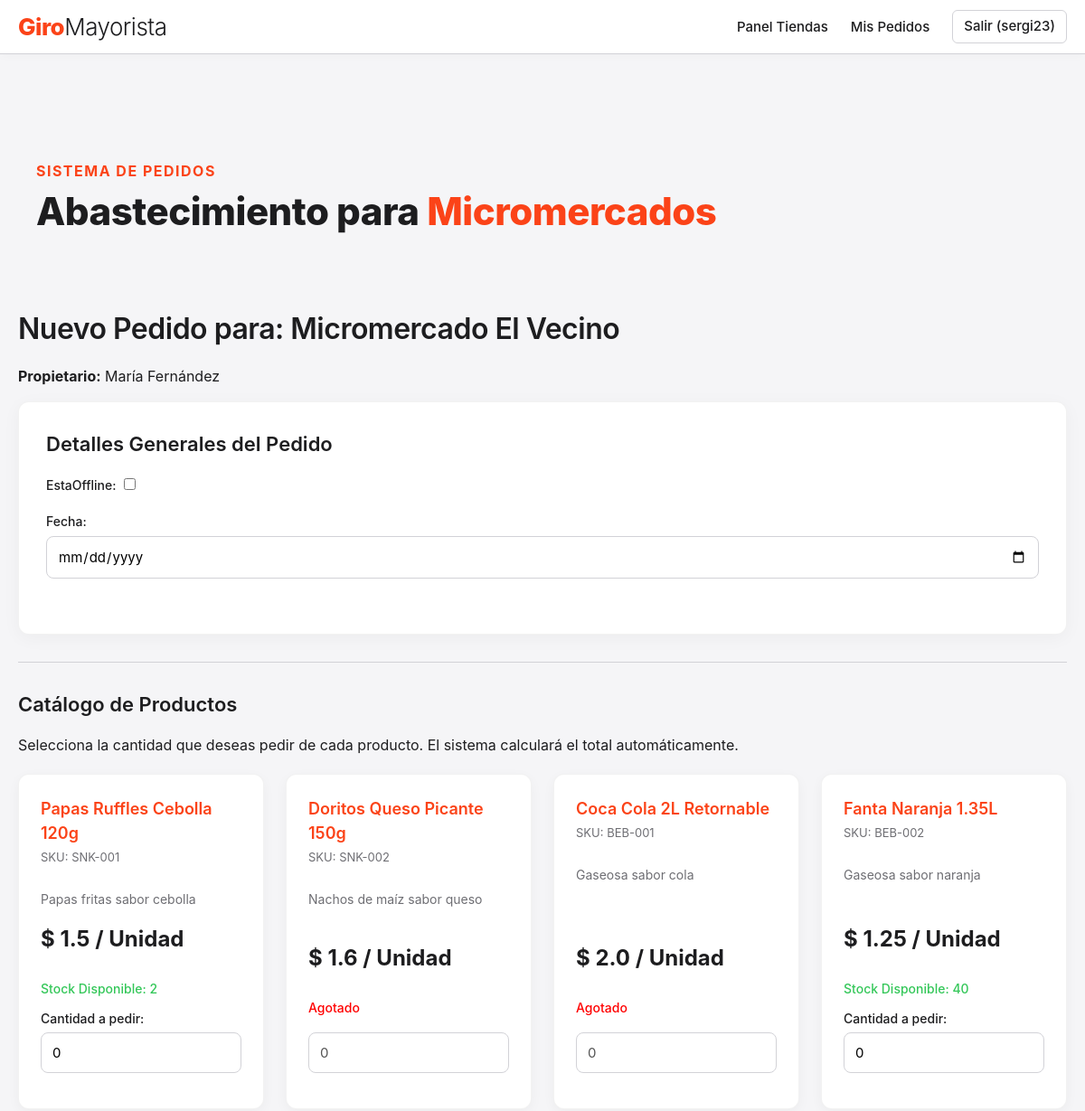
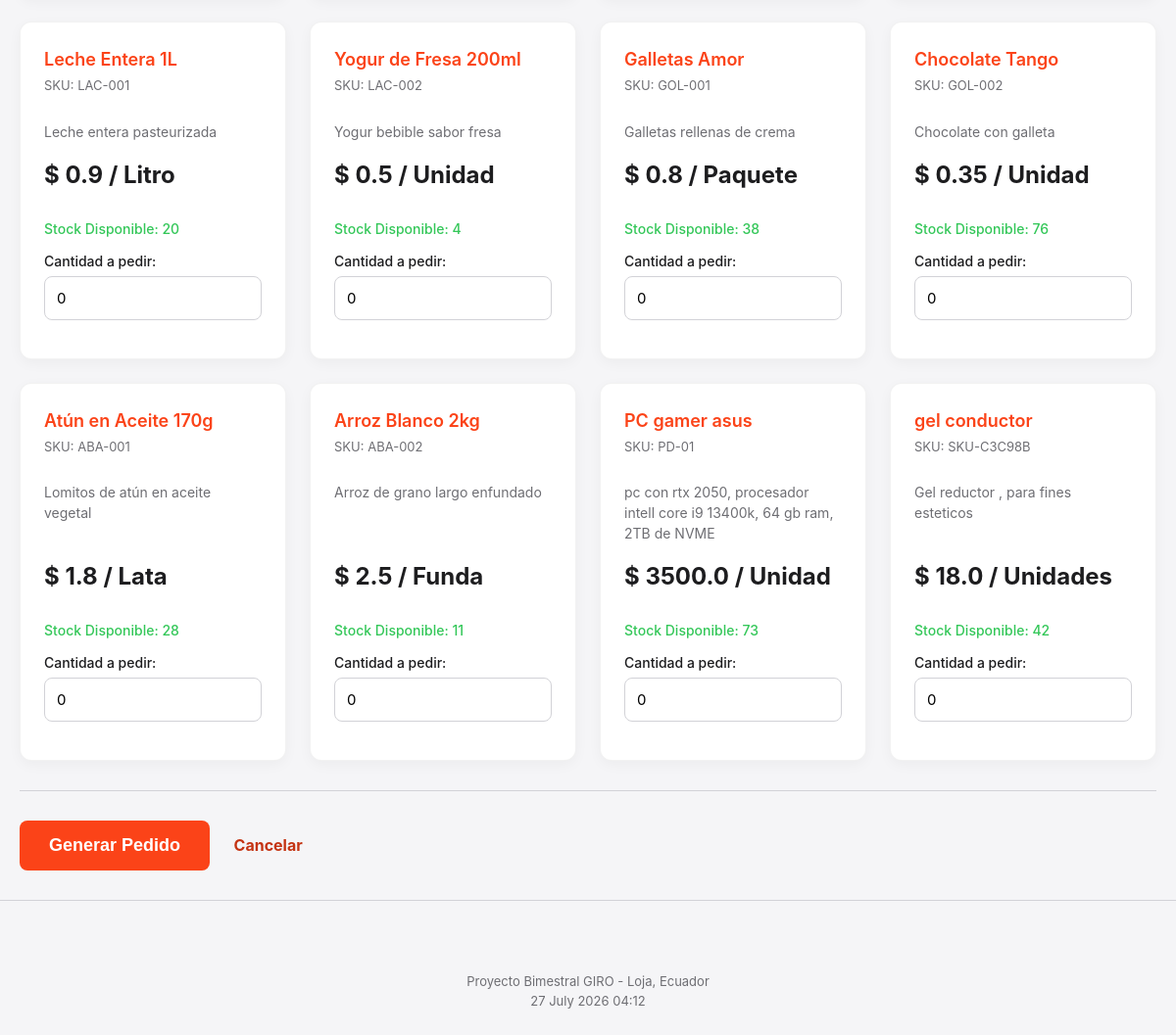
Page /crear/pedido/cliente/1 (signed in) on the committed database (2 pictures, top to bottom).
### appGiro/models.py (models this page shows, shortened)
class Cliente(models.Model):
    nombreTienda = models.CharField(max_length=100)
    propietario = models.CharField(max_length=100)
    direccion = models.CharField(max_length=200)
    coordenadas = models.CharField(max_length=100)
    historialPedidos = models.TextField()
    rutaId = models.CharField(max_length=100, choices=RUTAS_CHOICES)

class Producto(models.Model):
    codigoSKU = models.CharField(max_length=50, unique=True)
    nombre = models.CharField(max_length=100)
    descripcion = models.TextField()
    precioUnitario = models.FloatField()
    stockDiponible = models.IntegerField()
    stockMinimo = models.IntegerField()
    unidadMedida = models.CharField(max_length=50)
    categoria = models.ForeignKey(Categoria, on_delete=models.CASCADE, related_name="productos")
    proveedor = models.ForeignKey(Proveedor, on_delete=models.CASCADE, related_name="productos", null=True, blank=True)

### appGiro/views.py (the view)
# urls.py: path('crear/pedido/cliente/<int:id>', views.crear_pedido_cliente, name='crear_pedido_cliente'),
@login_required(login_url='/login/')
def crear_pedido_cliente(request, id):
    cliente = Cliente.objects.get(pk=id)
    try:
        vendedor = request.user.vendedor
    except:
        vendedor = None
    productos = Producto.objects.all()
    if request.method=='POST':
        formulario = PedidoClienteForm(cliente, vendedor, request.POST)
        if formulario.is_valid():
            pedido = formulario.save(commit=False)
            pedido.totalMonto = 0.0
            pedido.hora = timezone.now().time()
            pedido.estado = 'Pendiente'
            pedido.numeroPedido = f"PED-{uuid.uuid4().hex[:6].upper()}"
            pedido.save()
            total_calculado = 0.0
            for p in productos:
                cantidad_str = request.POST.get(f'producto_{p.id}')
                if cantidad_str:
                    try:
                        cantidad = int(cantidad_str)
                    except ValueError:
                        cantidad = 0
                    if cantidad > 0:
                        subtotal = cantidad * p.precioUnitario
                        total_calculado += subtotal
                        DetallePedido.objects.create(
                            cantidadSolicitada=cantidad,
                            cantidadDespachada=0, # Por defecto 0 hasta entregar
                            precioUnitario=p.precioUnitario,
                            subtotal=subtotal,
                            pedido=pedido,
                            producto=p
                        )
                        p.stockDiponible -= cantidad
                        p.save()
            pedido.totalMonto = total_calculado
            pedido.save()
            messages.success(request, f'¡Pedido {pedido.numeroPedido} generado exitosamente!')
            return redirect('index')
    else:
        formulario = PedidoClienteForm(cliente, vendedor)
    diccionario = {
        'formulario': formulario,
        'cliente': cliente,
        'productos': productos
    }
    return render(request, 'crearPedidoCliente.html', diccionario)

### appGiro/forms.py
class PedidoClienteForm(ModelForm):
    def __init__(self, cliente, vendedor, *args, **kwargs):
        super(PedidoClienteForm, self).__init__(*args, **kwargs)
        self.initial['cliente'] = cliente
        self.initial['vendedor'] = vendedor
        self.fields["cliente"].widget = forms.widgets.HiddenInput()
        self.fields["vendedor"].widget = forms.widgets.HiddenInput()
    class Meta:
        model = Pedido
        fields = ['estaOffline', 'fecha', 'cliente', 'vendedor']
        widgets = {
            'fecha': forms.DateInput(attrs={'type': 'date'}),
        }

### appGiro/templates/crearPedidoCliente.html (shortened to what this page needs)
{% extends 'master.html' %}
{% block content %}
<h2>Nuevo Pedido para: {{ cliente.nombreTienda }}</h2>
<p><strong>Propietario:</strong> {{ cliente.propietario }}</p>
<form action="" method="post">
    <div class="formulario-encabezado">
        <h3 style="margin-top: 0;">Detalles Generales del Pedido</h3>
        {{ formulario.as_p }}
    </div>
    <hr>
    <h3>Catálogo de Productos</h3>
    <p>Selecciona la cantidad que deseas pedir de cada producto. El sistema calculará el total automáticamente.</p>
    <div class="ecommerce-grid">
        {% for p in productos %}
        <div class="product-card">
            <h4>{{ p.nombre }}</h4>
            <p class="sku">SKU: {{ p.codigoSKU }}</p>
            <p class="desc">{{ p.descripcion }}</p>
            <p class="precio">$ {{ p.precioUnitario }} / {{ p.unidadMedida }}</p>
            {% if p.stockDiponible > 0 %}
            <p class="stock">Stock Disponible: {{ p.stockDiponible }}</p>
            <label>Cantidad a pedir:</label>
            <input type="number" name="producto_{{ p.id }}" min="0" max="{{ p.stockDiponible }}" value="0">
            {% else %}
            <p class="stock" style="color: red;">Agotado</p>
            <input type="number" disabled value="0">
            {% endif %}
        </div>
        {% empty %}
        <p>No hay productos disponibles en el inventario.</p>
        {% endfor %}
    </div>
    <hr>
    <div style="margin-top: 30px;">
        <button type="submit" style="font-size: 18px; padding: 15px 30px;">Generar Pedido</button>
        <a href="{% url 'index' %}" style="margin-left: 20px; font-weight: bold;">Cancelar</a>
    </div>
</form>
{% endblock %}

### appGiro/templates/master.html (shortened to what this page needs)
<!DOCTYPE html>
<html lang="es">
<head>
    {% load static %}
    <link rel="stylesheet" href="{% static 'css/style.css' %}">
</head>
<body>
    <header class="header-area">
        <div class="container">
            <div class="row">
                <div class="col-12">
                    <nav class="main-nav">
                        <a href="{% url 'index' %}" class="logo">
                            <h4>Giro<span>Mayorista</span></h4>
                        </a>
            <ul class="nav">
              {% if user.is_authenticated %}
                  <li><a href="{% url 'index' %}">Panel Tiendas</a></li>
                  {% if user.is_superuser %}
                      <li><a href="{% url 'crear_vendedor' %}">Nuevo Trabajador</a></li>
                      <li><a href="{% url 'crear_cliente' %}">Nueva Tienda</a></li>
                      <li><a href="{% url 'dashboard_admin' %}" class="btn-primary">Dashboard</a></li>
                  {% else %}
                      <li><a href="{% url 'mis_pedidos' %}">Mis Pedidos</a></li>
                  {% endif %}
                  <li><a href="{% url 'logout' %}" class="btn-secondary">Salir ({{ user.username }})</a></li>
              {% else %}
                  <li><a href="{% url 'landing' %}">Inicio</a></li>
                  <li><a href="{% url 'login' %}">Ingresar</a></li>
                  <li><a href="{% url 'registro' %}" class="btn-primary">Únete</a></li>
              {% endif %}
            </ul>
                    </nav>
                </div>
            </div>
        </div>
    </header>
    <div class="main-banner" id="top">
        <div class="container">
            <div class="row">
                <div class="col-lg-12">
                    <div class="left-content header-text">
                        <h6>Sistema de Pedidos</h6>
                        <h2>Abastecimiento para <em>Micromercados</em></h2>
                    </div>
                </div>
            </div>
        </div>
    </div>
    <div id="services" class="our-services section">
        <div class="container">
            <div class="row">
                <div class="col-lg-12">
                    {% block content %}
                    {% endblock %}
                </div>
            </div>
        </div>
    </div>
    <hr>
    <footer>
        <div class="container">
            <div class="row">
                <div class="col-lg-12">
                    <p>Proyecto Bimestral GIRO - Loja, Ecuador
                        <br>{% now "j F Y H:i" %}
                    </p>
                </div>
            </div>
        </div>
    </footer>
</body>
</html>

### appGiro/static/css/style.css (style rules this page uses)
:root { --primary-color: #FB4318; --primary-hover: #e03b13; --secondary-color: #FFC22F; --text-link: #C43312; --background-color: #f5f5f7; --card-bg: #ffffff; --text-main: #1d1d1f; --text-muted: #6e6e73; --border-color: #d2d2d7; --border-radius: 12px; --font-family: -apple-system, BlinkMacSystemFont, "Segoe UI", Roboto, Helvetica, Arial, sans-serif; }
* { box-sizing: border-box; }
body { background-color: var(--background-color); font-family: var(--font-family); color: var(--text-main); margin: 0; padding: 0; line-height: 1.5; }
.container { max-width: 1200px; margin: 0 auto; padding: 0 20px; }
ul, li { list-style: none; padding: 0; margin: 0; }
h1, h2, h3, h4, h5, h6 { font-weight: 600; color: var(--text-main); }
h2 { font-size: 32px; margin-bottom: 10px; letter-spacing: -0.5px; }
h3 { font-size: 22px; margin-bottom: 10px; }
a { color: var(--text-link); text-decoration: none; transition: color 0.2s ease; }
.btn-primary, button[type="submit"] { background-color: var(--primary-color); color: #ffffff !important; border: none; border-radius: 8px; padding: 10px 24px; font-size: 15px; font-weight: 600; cursor: pointer; transition: background-color 0.2s ease, transform 0.1s ease; display: inline-block; text-align: center; text-decoration: none; }
.btn-secondary { background-color: transparent; color: var(--text-main) !important; border: 1px solid var(--border-color); border-radius: 6px; padding: 6px 12px; font-size: 13px; font-weight: 500; cursor: pointer; text-decoration: none; display: inline-block; transition: all 0.2s ease; }
.header-area { background-color: var(--card-bg); border-bottom: 1px solid var(--border-color); padding: 10px 0; box-shadow: 0 1px 10px rgba(0,0,0,0.03); margin-bottom: 40px; }
.main-nav { display: flex; justify-content: space-between; align-items: center; width: 100%; }
.logo { display: inline-block; text-decoration: none; }
.logo h4 { margin: 0; font-size: 26px; font-weight: 800; color: var(--primary-color); letter-spacing: -0.5px; }
.logo span { color: var(--text-main); font-weight: 300; }
.nav { display: flex; align-items: center; gap: 25px; flex-wrap: wrap; }
.nav li a { color: var(--text-main); font-weight: 500; font-size: 15px; text-decoration: none; }
.main-banner { padding: 40px 20px; text-align: left; margin-bottom: 40px; }
.main-banner h6 { font-size: 16px; text-transform: uppercase; color: var(--primary-color); letter-spacing: 1.5px; margin-bottom: 8px; font-weight: 700; }
.main-banner h2 { font-size: 42px; font-weight: 800; color: var(--text-main); margin: 0; line-height: 1.2; }
.main-banner em { font-style: normal; color: var(--primary-color); }
input[type="text"], input[type="password"], input[type="number"], input[type="date"], select, textarea { width: 100%; padding: 12px; margin-top: 5px; margin-bottom: 15px; border: 1px solid var(--border-color); border-radius: 8px; font-size: 15px; font-family: var(--font-family); box-sizing: border-box; transition: border-color 0.2s, box-shadow 0.2s; background-color: #fff; }
label { font-weight: 500; font-size: 14px; color: var(--text-main); }
.card-container, .formulario-encabezado { background-color: var(--card-bg); border-radius: var(--border-radius); padding: 30px; box-shadow: 0 4px 20px rgba(0, 0, 0, 0.04); margin-bottom: 30px; border: 1px solid rgba(0,0,0,0.05); }
.ecommerce-grid { display: grid; grid-template-columns: repeat(auto-fill, minmax(260px, 1fr)); gap: 24px; margin-top: 20px; }
.product-card { background: var(--card-bg); border: 1px solid rgba(0,0,0,0.05); border-radius: var(--border-radius); padding: 24px; box-shadow: 0 4px 14px rgba(0,0,0,0.04); display: flex; flex-direction: column; transition: transform 0.2s ease, box-shadow 0.2s ease; }
.product-card h4 { margin: 0 0 4px 0; font-size: 18px; font-weight: 600; color: var(--primary-color); }
.product-card .sku { font-size: 13px; color: var(--text-muted); margin: 0 0 12px 0; }
.product-card .desc { font-size: 14px; color: var(--text-muted); flex-grow: 1; margin-bottom: 16px; }
.product-card .precio { font-size: 24px; font-weight: 700; color: var(--text-main); margin: 0 0 12px 0; }
.product-card .stock { color: #34c759; font-size: 14px; font-weight: 500; margin-bottom: 12px; }
hr { border: none; border-top: 1px solid var(--border-color); margin: 30px 0; }
footer { text-align: center; padding: 30px; color: var(--text-muted); font-size: 13px; }

### rows in the picture
Cliente: nombreTienda "Micromercado El Vecino", propietario "María Fernández"
Producto: nombre "Papas Ruffles Cebolla 120g", codigoSKU "SNK-001", descripcion "Papas fritas sabor cebolla", precioUnitario "1.5", unidadMedida "Unidad", stockDiponible "2"
Producto: nombre "Doritos Queso Picante 150g", codigoSKU "SNK-002", descripcion "Nachos de maíz sabor queso", precioUnitario "1.6", unidadMedida "Unidad"
Producto: nombre "Coca Cola 2L Retornable", codigoSKU "BEB-001", descripcion "Gaseosa sabor cola", precioUnitario "2.0", unidadMedida "Unidad"
Producto: nombre "Fanta Naranja 1.35L", codigoSKU "BEB-002", descripcion "Gaseosa sabor naranja", precioUnitario "1.25", unidadMedida "Unidad", stockDiponible "40"
Producto: nombre "Leche Entera 1L", codigoSKU "LAC-001", descripcion "Leche entera pasteurizada", precioUnitario "0.9", unidadMedida "Litro", stockDiponible "20"
Producto: nombre "Yogur de Fresa 200ml", codigoSKU "LAC-002", descripcion "Yogur bebible sabor fresa", precioUnitario "0.5", unidadMedida "Unidad", stockDiponible "4"
Producto: nombre "Galletas Amor", codigoSKU "GOL-001", descripcion "Galletas rellenas de crema", precioUnitario "0.8", unidadMedida "Paquete", stockDiponible "38"
Producto: nombre "Chocolate Tango", codigoSKU "GOL-002", descripcion "Chocolate con galleta", precioUnitario "0.35", unidadMedida "Unidad", stockDiponible "76"
Producto: nombre "Atún en Aceite 170g", codigoSKU "ABA-001", descripcion "Lomitos de atún en aceite vegetal", precioUnitario "1.8", unidadMedida "Lata", stockDiponible "28"
Producto: nombre "Arroz Blanco 2kg", codigoSKU "ABA-002", descripcion "Arroz de grano largo enfundado", precioUnitario "2.5", unidadMedida "Funda", stockDiponible "11"
Producto: nombre "PC gamer asus", codigoSKU "PD-01", descripcion "pc con rtx 2050, procesador intell core i9 13400k, 64 gb ram, 2TB de NVME", precioUnitario "3500.0", unidadMedida "Unidad", stockDiponible "73"
Producto: nombre "gel conductor", codigoSKU "SKU-C3C98B", descripcion "Gel reductor , para fines esteticos", precioUnitario "18.0", unidadMedida "Unidades", stockDiponible "42"

### other values in the picture
{{ user.username }} "sergi23"
